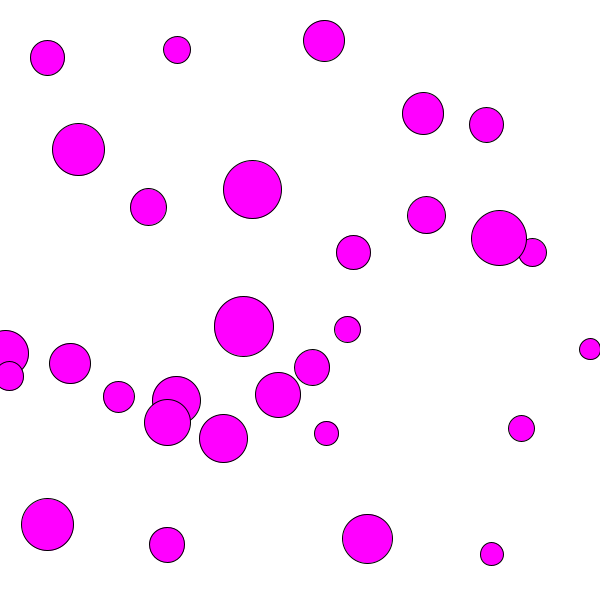
Frame 1 (no input)
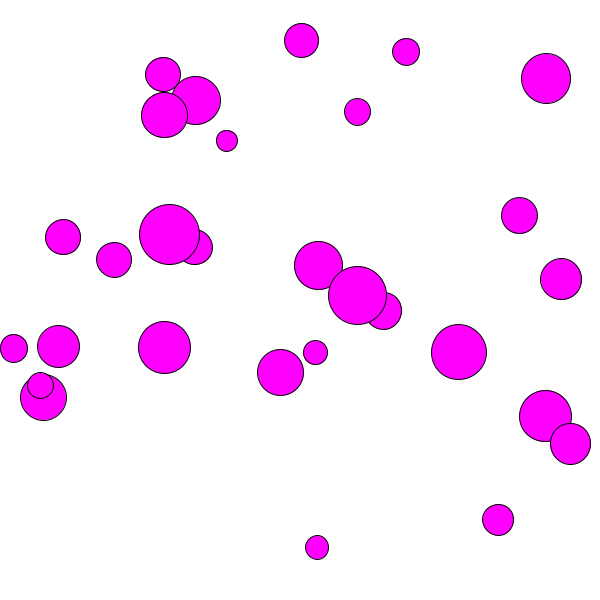
Frame 60 (the mouse pressed at the canvas centre just before this capture)
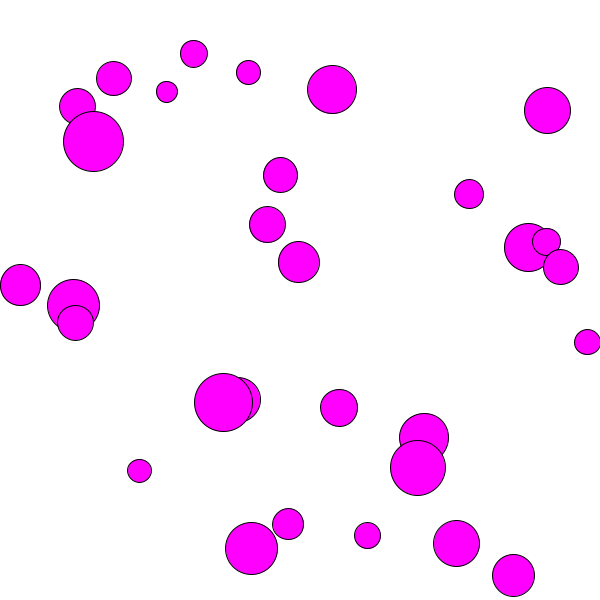
Frame 120 (the mouse held since frame 60 and released just before this capture)

The Processing sketch that drew these frames (run headless with seeded random() and noise(); from frame 60 on, the mouse is pressed at the canvas centre):

// Processing sketch: LargestObjectSols
// ── LargestObjectSols.pde
Ball[] b;

void setup(){
  size(600,600);
  // initialize and populate b array.
  // all ball objects have the same color
  
  color c = color(255, 0, 255);
  b = new Ball[30];
  
  for(int i = 0; i < b.length; i++)
    b[i] = new Ball(c);
  
}

void draw(){
  background(255);
  // draw, update and bounce balls
  for(int i = 0; i < b.length; i++){
    b[i].display();
    b[i].update();
  }
   
  // call largest and set its color to a different color
  // than the other ball objects
}

// returns Ball that has the largest radius
// return the first one if there are multiples. 
public Ball largest(Ball[] balls)
{
  return null;
  
}

// ── Ball.pde
public class Ball{
  float x, y;
  float radius;
  float change_x, change_y;
  color c; // c = color(255,0,0,) is red
            // c = color(255) is white
            
  // write the constructor that accepts one parameter(color) 
  // randomizing the ball's position, radius, change_x
  // change_y, you must use Math.random and Java casting
  // do not use Processing's random() and Processing casting
  public Ball(color c){
    x = (float)(Math.random() * width);  
    y = (float)(Math.random() * height);
    radius = (float)(Math.random() * 20) + 10;
    change_x = (float)(Math.random() * 20) - 10;
    change_y = (float)(Math.random() * 20) - 10;
    this.c = c;
  }
  
  
  //write another constructor that accepts 
  // six parameters 
    
  
  // write the display() method to draw the ball
  public void display(){
    fill(c);
    ellipse(x, y, 2 * radius, 2 * radius);
  }

  
  // write the update() method to move the ball
  // and bounce if it hits the right/left edge

  public void update(){
    x += change_x;
    y += change_y;
    if(x >= width - radius){
      x = width - radius;
      change_x *= -1;
    }
    else if(x <= radius){
      x = radius;
      change_x *= -1;
    }
    
    if(y >= height - radius){
      y = height - radius;
      change_y *= -1;
    }
    else if(y <= radius){
      y = radius;
      change_y *= -1;
    }

    
  }
  
  
  
  
  
  
  
}
